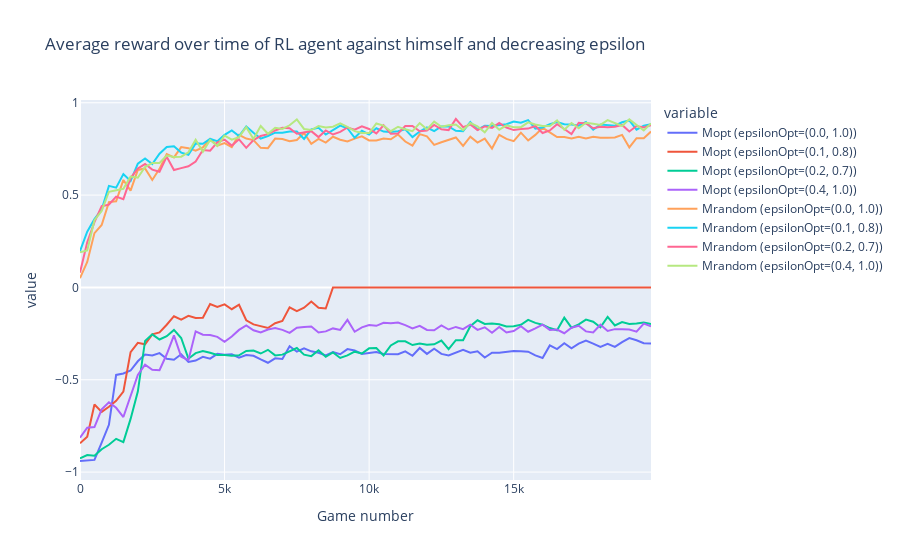

Notebook code for this chart:
### Markdown cell above
#### Question 8

### Code cell
epsilonList = [(0.1, 0.8), (0.0, 1.0), (0.2, 0.7), (0.4, 1.0)]

n_max = 1 

maxGamesTotal = 20_000
groupSize = 250
df = {'Game number':np.arange(maxGamesTotal//groupSize)*groupSize}

num_cores = mp.cpu_count()

def parallelGames(epsilon, maxGamesTotal, groupSize, n_max):
    df = {}

    agent = QlearningAgent(epsilon=epsilon, n_max=n_max)
    player_opt = QlearningAgent(epsilon=agent.epsilon, learningRate=agent.learningRate, discountFactor=agent.discountFactor, n_max=agent.n_max)
    player_opt.Q = agent.Q

    _, Mopt, Mrandom = play_games_with_M(player_opt, agent, maxGamesTotal, groupSize)

    df[f'Mopt (epsilonOpt={epsilon})'] = Mopt
    df[f'Mrandom (epsilonOpt={epsilon})'] = Mrandom

    return df

dfs = Parallel(n_jobs=num_cores)(delayed(parallelGames)(epsilon, maxGamesTotal, groupSize, n_max) for epsilon in epsilonList)

for d in dfs:
    df.update(d)

df = pd.DataFrame(df)
fig = px.line(df, x='Game number', y=df.columns.difference(['Game number']), title=f'Average reward over time of RL agent against himself and decreasing epsilon')
fig.show()
